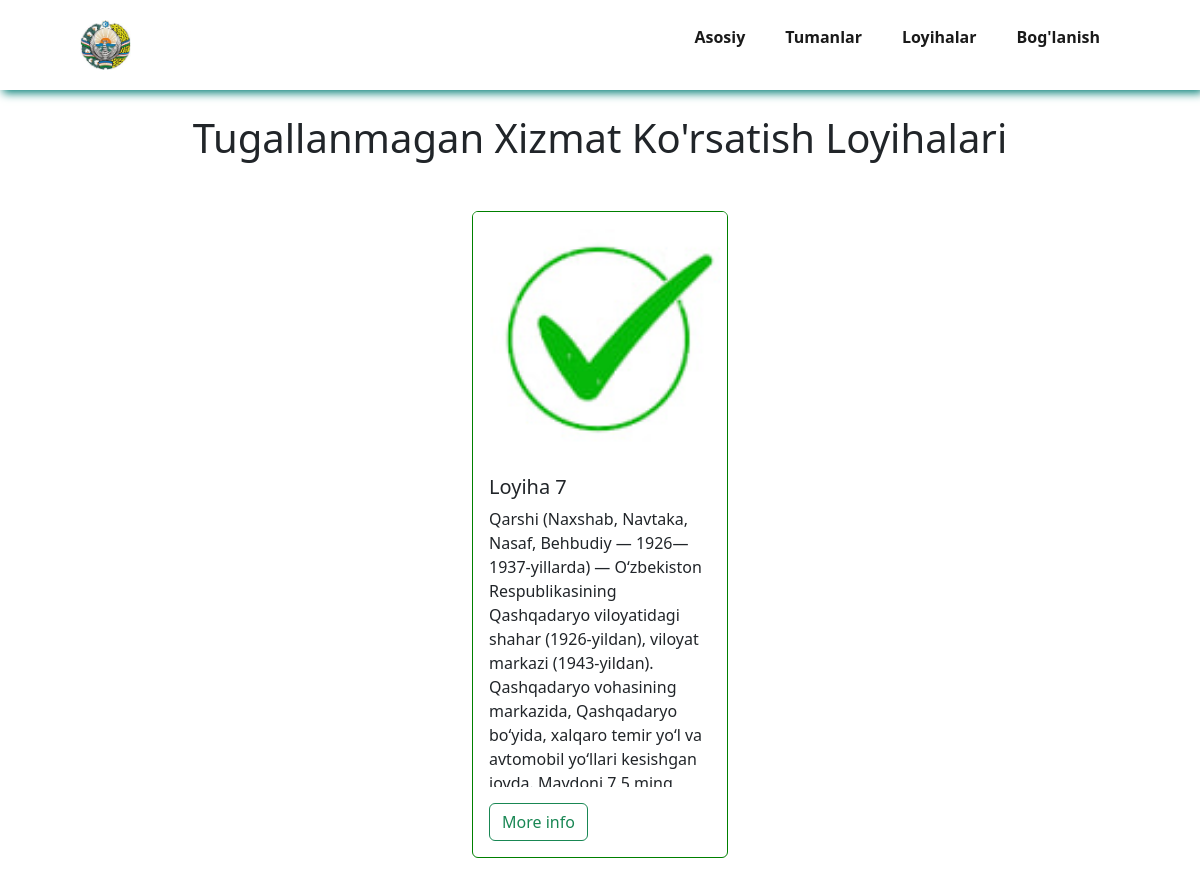
Screenshot of /xizmat_x/ with the database file from the repository.
### app/models.py (models this page shows, shortened)
class Loyihalar(models.Model):
    image1 = models.ImageField('upload_to/Loyihalar/')
    image2 = models.ImageField('upload_to/Loyihalar/')
    image3 = models.ImageField('upload_to/Loyihalar/')
    title = models.CharField(max_length=155)
    description = models.TextField()
    state = models.ForeignKey(to=Holati, on_delete=models.CASCADE)
    loyiha_turi = models.ForeignKey(to=Loyiha_turlari, on_delete=models.CASCADE)
    time = models.DateTimeField(auto_now_add=True)
    time = models.DateTimeField(auto_now_add=True)
    class Meta:
        verbose_name = 'Loyiha'
        verbose_name_plural = 'Loyihalar'

### app/views.py (the view)
# urls.py: path('xizmat_x/', XizmatX.as_view(), name='xizmat_x'),
class XizmatX(ListView):
    model = Loyihalar
    loyiha = Loyihalar.objects.all()
    template_name = 'loyiha/tugallanmagan/xizmat.html'

### templates/loyiha/tugallanmagan/xizmat.html (shortened to what this page needs)
{% load static %}
<!DOCTYPE html>
<html lang="en">
<head>
  <link rel="stylesheet" href="https://cdn.jsdelivr.net/npm/bootstrap-icons@1.10.5/font/bootstrap-icons.css">
  <link href="https://cdn.jsdelivr.net/npm/bootstrap@5.3.0/dist/css/bootstrap.min.css" rel="stylesheet"
>
</head>
<body>
  <section id="header">
    <a href="{% url 'index' %}"><img src="{% static 'img/gerb.jpeg' %}" class="images" alt=""></a>
    <div>
      <ul id="navbar">
        <li><a href="{% url 'index' %}">Asosiy</a></li>
        <li><a href="{% url 'tuman' %}">Tumanlar</a></li>
        <li><a href="{% url 'threepage' %}">Loyihalar</a></li>
        <li><a href="{% url 'contact' %}">Bog'lanish</a></li>
      </ul>
    </div>
  </section>
  {% block content %}
  <h1 class="heading2">Tugallanmagan Xizmat Ko'rsatish Loyihalari</h1>
  <div class="bodydiv">
    <div class="maindiv">
        {% for loyihalar in loyihalar_list %}
            {% if loyihalar.state.title == 'Tugallanmagan' %}
                {% if loyihalar.loyiha_turi.title == "Xizmat ko'rsatish loyihalari" %}
                  <div class="card" style="width: 16rem;">
                    <img src="{{ loyihalar.image1.url }}" class="card-img-top" alt="...">
                    <div class="card-body">
                      <h5 class="card-title">{{ loyihalar.title }}</h5>
                      <p class="card-text">{{ loyihalar.description  }}</p>
                      <a href="{% url 'loyiha_single' loyihalar.pk %}" class="btn btn-outline-success">More info</a>
                    </div>
                  </div>
                {% endif %}
            {% endif %}
        {% endfor %}
    </div>
  </div>
  {% endblock content %}
</body>
</html>

### templates/loyiha/tugallanmagan/xizmat.html (style rules this page uses)
#header { display: flex; align-items: center; justify-content: space-between; padding: 20px 80px; box-shadow: 3px 3px 9px #088178; position: sticky; background-color: white; top: 0; left: 0; z-index: 999; }
#navbar { display: flex; align-items: center; justify-content: center; }
#navbar li { list-style: none; padding: 0 20px; position: relative; }
#navbar li a { text-decoration: none; font-size: 16px; color: #1a1a1a; font-weight: 600; transition: 0.3s ease; }
.images { width: 100%; height: 50px; }
.bodydiv { margin-top: 2%; }
.card { margin: 25px; border: 1px solid green; }
.card-body p { height: 35vh; overflow-y: auto; }
.bodydiv .maindiv { display: flex; justify-content: center; }
.heading2 { margin-top: 2%; text-align: center; }

### rows the page displays
Loyihalar: image1 (picture), title "Loyiha 7", description "Qarshi (Naxshab, Navtaka, Nasaf, Behbudiy — 1926—1937-yillarda) — Oʻzbekiston Respublikasining Qashqadaryo viloyatidagi shahar (1926-yildan), viloyat markazi (1943-yildan). Qashqadaryo vohasining markazida, Qashqadaryo boʻyida, xalqaro temir yoʻl va avtomobil yoʻllari kesishgan…"
